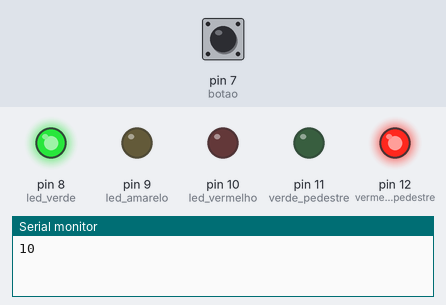
Bench run of a sketch on a simulated Arduino Mega 2560, built with avr-gcc and run on an emulated ATmega2560. Shown: output pins drawn as LEDs (lit = HIGH), the last lines printed to the serial monitor. The test bench sets the inputs (shaded band); at power-on: pin 7 (botao) HIGH.

Above: at 1.2 s.
1.3 s: pin 7 (botao) pulled LOW for 0.15 s
At 7.3 s:
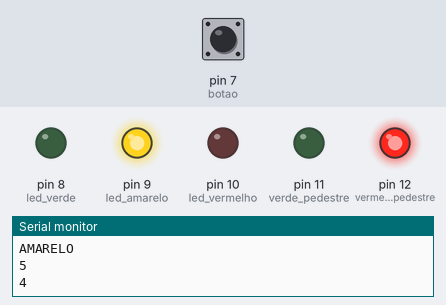
At 12.4 s:
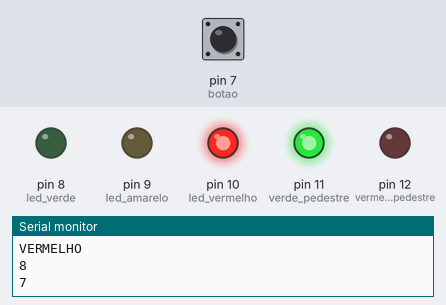
Timing chart, 0 to 13.9 s (numbered marks = the images above; inputs shaded):
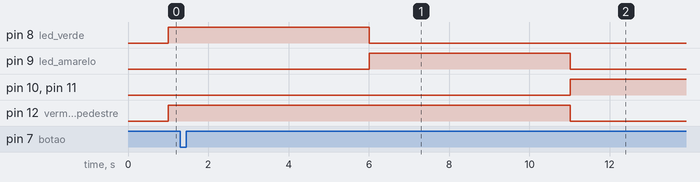

Measured:
- after the input at 1.3 s, pin 8 (led_verde): HIGH → LOW after 4.7 s instead of 9.7 s; pin 10 (led_vermelho), pin 11 (verde_pedestre): LOW → HIGH after 9.7 s instead of 14.7 s; pin 12 (vermelho_pedestre): HIGH → LOW after 9.7 s instead of 14.7 s

The sketch:

semaforo.ino
```cpp
typedef enum { VERDE, AMARELO, VERMELHO } SemaforoPrincipal;
SemaforoPrincipal estado = VERDE;

const int led_verde = 8;
const int led_amarelo = 9;
const int led_vermelho = 10;

const int verde_pedestre = 11;
const int vermelho_pedestre = 12;

const int botao = 7;
int ja_apertado = 0;

unsigned long ultimo_millis;
int tempo_semaforo = 10;

void setar_leds(int e1, int e2, int e3, int e4, int e5) {
  digitalWrite(led_verde, e1);
  digitalWrite(led_amarelo, e2);
  digitalWrite(led_vermelho, e3);

  digitalWrite(verde_pedestre, e4);
  digitalWrite(vermelho_pedestre, e5);
}

void setup() {
  Serial.begin(9600);
  pinMode(led_verde, OUTPUT);
  pinMode(led_amarelo, OUTPUT);
  pinMode(led_vermelho, OUTPUT);

  pinMode(verde_pedestre, OUTPUT);
  pinMode(vermelho_pedestre, OUTPUT);

  pinMode(botao, INPUT_PULLUP);

  ultimo_millis = millis();
}

void loop() {
  if(digitalRead(botao) == 0 && ja_apertado == 0) {
    if(estado == VERDE) {
      tempo_semaforo = tempo_semaforo / 2;
    } else if(estado == VERMELHO) {
      tempo_semaforo = tempo_semaforo + 5;
    }
    ja_apertado = 1;
  }

  if(millis() - ultimo_millis > 1000) {
    Serial.println(tempo_semaforo);
    switch(estado) {
      case VERDE:
        if(tempo_semaforo <= 1) {
          tempo_semaforo = 5;
          estado = AMARELO;
          Serial.println("AMARELO");
          ja_apertado = 0;
        } else {
          tempo_semaforo--;
          setar_leds(HIGH, LOW, LOW, LOW, HIGH);
        }
        break;
      case AMARELO:
        if(tempo_semaforo <= 1) {
          tempo_semaforo = 8;
          estado = VERMELHO;
          Serial.println("VERMELHO");
          ja_apertado = 0;
        } else {
          tempo_semaforo--;
          setar_leds(LOW, HIGH, LOW, LOW, HIGH);
        }
        break;
      case VERMELHO:
        if(tempo_semaforo <= 1) {
          tempo_semaforo = 10;
          estado = VERDE;
          Serial.println("VERDE");
          ja_apertado = 0;
        } else {
          tempo_semaforo--;
          setar_leds(LOW, LOW, HIGH, HIGH, LOW);
        }
        break;
    }
    ultimo_millis = millis();
  }
}
```
